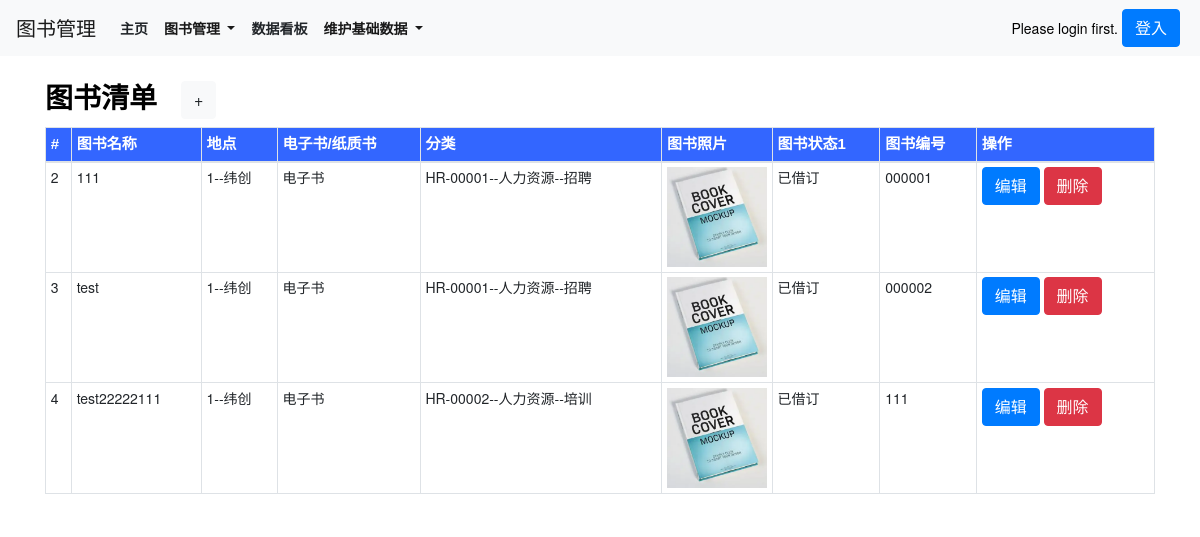
Screenshot of /theBooklist_show/ with the database file from the repository.
### book/models.py (models this page shows, shortened)
class theBook(models.Model):
    bid = models.AutoField(primary_key=True)
    theBook_name = models.CharField(max_length=500,verbose_name=('图书名称'),)
    theBook_location = models.ForeignKey(location,blank=True, null=True, on_delete=models.CASCADE,related_name='Book_location')
    theBook_type = models.CharField(max_length=500, verbose_name=('电子书/纸质书'),choices=THEBOOK_TYPE,)
    theBook_category = models.ForeignKey(category,blank=True, null=True, on_delete=models.CASCADE,related_name='Book_category')
    theBook_logo = models.ImageField(max_length=500, verbose_name=('图书照片1'),upload_to='images/')
    theBook_attachment = models.FileField(max_length=10000,verbose_name=('图书附件(备用)'),blank=True, null=True,upload_to='file')
    theBook_status1 = models.CharField(max_length=500,verbose_name=('图书状态1'),choices=THESTATUS_TYPE,)
    theBook_status2 = models.CharField(max_length=500,verbose_name=('图书状态2(备用)'),blank=True, null=True,)
    theBook_status3 = models.CharField(max_length=500,verbose_name=('图书状态3(备用)'),blank=True, null=True,)
    theBook_id = models.CharField(max_length=500,verbose_name=('图书编号(备用)'),)
    theBook_information1 = models.TextField(max_length=10000,verbose_name=('图书信息1'),blank=True, null=True,)
    theBook_information2 = models.TextField(max_length=10000,verbose_name=('图书信息2(备用)'),blank=True, null=True,)
    theBook_information3 = models.TextField(max_length=10000,verbose_name=('图书信息3(备用)'),blank=True, null=True,)
    theBook_information4 = models.TextField(max_length=10000,verbose_name=('图书信息4(备用)'),blank=True, null=True,)
    theBook_information5 = models.TextField(max_length=10000,verbose_name=('图书信息5(备用)'),blank=True, null=True,)
    class Meta:
        verbose_name = ('图书')
        verbose_name_plural = ('图书')

class location(models.Model):
    lid = models.AutoField(primary_key=True)
    location_city = models.CharField(max_length=500,verbose_name=('城市'))
    location_name = models.CharField(max_length=500,verbose_name=('地点名称'))
    class Meta:
        verbose_name = ('地点')
        verbose_name_plural = ('地点')
    def __str__(self):
        return str(str(self.lid) + '--' + self.location_name)

class category(models.Model):
    cid = models.AutoField(primary_key=True)
    category_id = models.CharField(max_length=500,verbose_name=('分类编号'),)
    category_keyname = models.CharField(max_length=500,verbose_name=('分类主名称'),)
    category_subname = models.CharField(max_length=500,verbose_name=('分类子名称'),)
    class Meta:
        verbose_name = ('分类')
        verbose_name_plural = ('分类')
    def __str__(self):
        return str(self.category_id + '--' + self.category_keyname + '--' + self.category_subname)

### book/views.py (the view)
# urls.py: path('theBooklist_show/', views.theBooklist_show, name='theBooklist_show'),
def theBooklist_show(request):
    theBooklist = theBook.objects.all()
    context = {
        'theBooklist':theBooklist,
    }
    return render(request,'theBooklist_show.html',context)

### templates/theBooklist_show.html (shortened to what this page needs)
{% extends 'base.html' %}
{% load static %}
{% block body_block %}
<div class="container">
    <div class="row py-4 align-items-center">
        <div class="col-lg-12 col-md-12 mt-0 table-responsive"  style="background-color: #fff;">
            <h3 class="font-weight-bold">图书清单<a class="ml-4 btn btn-light" href="/theBooklist_new/">+</a></h3>
            <table class="table table-striped table-sm table-bordered ">
                <thead>
                    <tr style="color:White;background-color:#3366FF;font-family:微軟正黑體,Tahoma,Arial,微軟雅黑體;font-size:15px;">
                        <th scope="col">#</th>
                        <th scope="col">图书名称</th>
                        <th scope="col">地点</th>
                        <th scope="col">电子书/纸质书</th>
                        <th scope="col">分类</th>
                        <th scope="col">图书照片</th>
                        <th scope="col">图书状态1</th>
                        <th scope="col">图书编号</th>
                        <th scope="col">操作</th>
                    </tr>
                </thead>
                {% for theBook in theBooklist %}
                    <td>{{ theBook.bid }}</td>
                    <td>{{ theBook.theBook_name }}</td>
                    <td>{{ theBook.theBook_location }}</td>
                    <td>{{ theBook.theBook_type }}</td>
                    <td>{{ theBook.theBook_category }}</td>
                    <td class="" style="width:100px; height:100px">
                        {% if theBook.theBook_logo %}
                        <a target="_blank" href="{{theBook.theBook_logo.url}}" >
                            <img src="{{theBook.theBook_logo.url}}" alt="{{theBook.theBook_logo.url}}" width="100px" height="100px"></img>
                        </a>
                        {% endif %}
                    </td>
                    <td>{{ theBook.theBook_status1 }}</td>
                    <td>{{ theBook.theBook_id }}</td>
                    <td>
                        <a class="btn btn-primary btn-xs" href="/theBooklist_edit/{{ theBook.bid }}/">编辑</a>
                        <a class="btn btn-danger btn-xs" href="/theBooklist_delete/{{ theBook.bid }}/">删除</a>
                    </td>
                {% endfor %}
            </table>
        </div>
    </div>
</div>
<br>
<br>
<br>
<br>
<br>
{% endblock %}

### templates/base.html (style rules this page uses)
html, body { position: relative; height: 100%; }
body { background: #fff; font-family: Helvetica Neue, Helvetica, Arial, sans-serif; font-size: 14px; color:#000; margin: 10; padding: 10; }

### rows the page displays
theBook: bid "2", theBook_name "111", theBook_location "1--纬创", theBook_type "电子书", theBook_category "HR-00001--人力资源--招聘", theBook_logo (picture), theBook_status1 "已借订", theBook_id "000001"
theBook: bid "3", theBook_name "test", theBook_location "1--纬创", theBook_type "电子书", theBook_category "HR-00001--人力资源--招聘", theBook_logo (picture), theBook_status1 "已借订", theBook_id "000002"
theBook: bid "4", theBook_name "test22222111", theBook_location "1--纬创", theBook_type "电子书", theBook_category "HR-00002--人力资源--培训", theBook_logo (picture), theBook_status1 "已借订", theBook_id "111"
